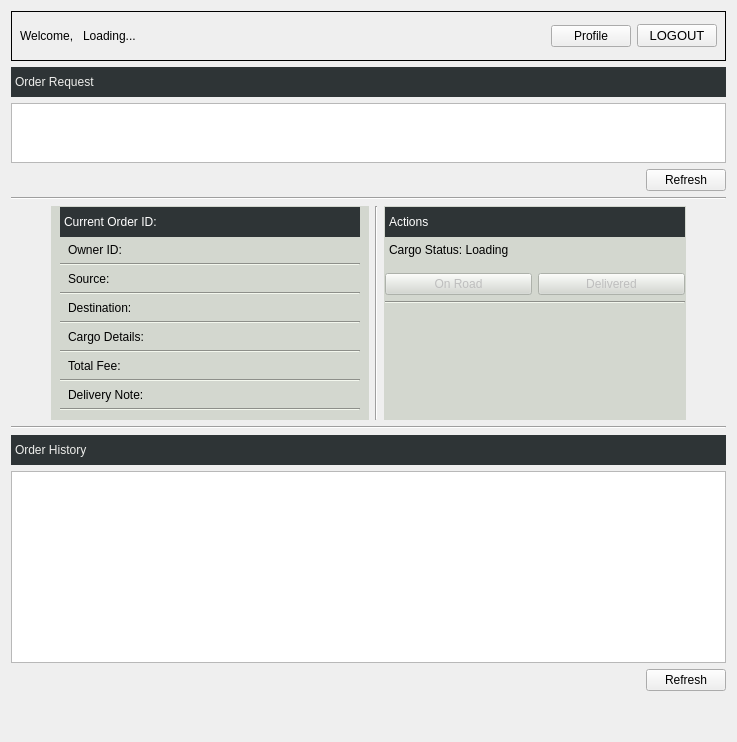
      <widget class="QWidget" name="DriverPage">
       <layout class="QVBoxLayout" name="verticalLayout_4">
        <item>
         <widget class="QWidget" name="driverTopBar" native="true">
          <property name="enabled">
           <bool>true</bool>
          </property>
          <property name="minimumSize">
           <size>
            <width>0</width>
            <height>50</height>
           </size>
          </property>
          <property name="maximumSize">
           <size>
            <width>16777215</width>
            <height>50</height>
           </size>
          </property>
          <property name="styleSheet">
           <string notr="true">#driverTopBar { border: 1px solid; }</string>
          </property>
          <layout class="QHBoxLayout" name="horizontalLayout_9">
           <item>
            <widget class="QLabel" name="label_28">
             <property name="text">
              <string>Welcome, </string>
             </property>
            </widget>
           </item>
           <item>
            <widget class="QLabel" name="driverUsername">
             <property name="text">
              <string>Loading...</string>
             </property>
            </widget>
           </item>
           <item>
            <spacer name="horizontalSpacer_16">
             <property name="orientation">
              <enum>Qt::Horizontal</enum>
             </property>
             <property name="sizeHint" stdset="0">
              <size>
               <width>40</width>
               <height>20</height>
              </size>
             </property>
            </spacer>
           </item>
           <item>
            <widget class="QPushButton" name="driverProfileButton">
             <property name="text">
              <string>Profile</string>
             </property>
            </widget>
           </item>
           <item>
            <widget class="QPushButton" name="LogoutButton_2">
             <property name="font">
              <font>
               <pointsize>10</pointsize>
              </font>
             </property>
             <property name="text">
              <string>LOGOUT</string>
             </property>
            </widget>
           </item>
          </layout>
         </widget>
        </item>
        <item>
         <widget class="QLabel" name="label_30">
          <property name="minimumSize">
           <size>
            <width>0</width>
            <height>30</height>
           </size>
          </property>
          <property name="styleSheet">
           <string notr="true">font: 14pt &quot;Ubuntu&quot;;
color: rgb(238, 238, 236);
background-color: rgb(46, 52, 54);</string>
          </property>
          <property name="text">
           <string>Order Request</string>
          </property>
          <property name="indent">
           <number>4</number>
          </property>
         </widget>
        </item>
        <item>
         <widget class="QTableView" name="orderRequestsTableView">
          <property name="maximumSize">
           <size>
            <width>16777215</width>
            <height>60</height>
           </size>
          </property>
         </widget>
        </item>
        <item>
         <layout class="QHBoxLayout" name="horizontalLayout_16">
          <property name="topMargin">
           <number>0</number>
          </property>
          <item>
           <spacer name="horizontalSpacer_24">
            <property name="orientation">
             <enum>Qt::Horizontal</enum>
            </property>
            <property name="sizeHint" stdset="0">
             <size>
              <width>40</width>
              <height>20</height>
             </size>
            </property>
           </spacer>
          </item>
          <item>
           <widget class="QPushButton" name="pushButton_8">
            <property name="text">
             <string>Refresh</string>
            </property>
           </widget>
          </item>
         </layout>
        </item>
        <item>
         <widget class="Line" name="line_10">
          <property name="orientation">
           <enum>Qt::Horizontal</enum>
          </property>
         </widget>
        </item>
        <item>
         <layout class="QHBoxLayout" name="horizontalLayout_17">
          <property name="topMargin">
           <number>0</number>
          </property>
          <item>
           <spacer name="horizontalSpacer_27">
            <property name="orientation">
             <enum>Qt::Horizontal</enum>
            </property>
            <property name="sizeHint" stdset="0">
             <size>
              <width>40</width>
              <height>20</height>
             </size>
            </property>
           </spacer>
          </item>
          <item>
           <widget class="QWidget" name="currentOrderContainer" native="true">
            <property name="styleSheet">
             <string notr="true">background-color: rgb(211, 215, 207);</string>
            </property>
            <layout class="QVBoxLayout" name="verticalLayout_26">
             <property name="spacing">
              <number>6</number>
             </property>
             <property name="sizeConstraint">
              <enum>QLayout::SetMinimumSize</enum>
             </property>
             <property name="topMargin">
              <number>1</number>
             </property>
             <item>
              <widget class="QLabel" name="driverCurrentOrderLabel">
               <property name="minimumSize">
                <size>
                 <width>300</width>
                 <height>30</height>
                </size>
               </property>
               <property name="styleSheet">
                <string notr="true">font: 75 14pt &quot;Ubuntu Condensed&quot;;
color: rgb(255, 255, 255);
background-color: rgb(46, 52, 54);</string>
               </property>
               <property name="text">
                <string>Current Order ID:</string>
               </property>
               <property name="indent">
                <number>4</number>
               </property>
              </widget>
             </item>
             <item>
              <widget class="QLabel" name="driverOwnerIDLabel">
               <property name="text">
                <string>Owner ID:</string>
               </property>
               <property name="indent">
                <number>8</number>
               </property>
              </widget>
             </item>
             <item>
              <widget class="Line" name="line_3">
               <property name="orientation">
                <enum>Qt::Horizontal</enum>
               </property>
              </widget>
             </item>
             <item>
              <widget class="QLabel" name="driverSourceLabel">
               <property name="text">
                <string>Source:</string>
               </property>
               <property name="indent">
                <number>8</number>
               </property>
              </widget>
             </item>
             <item>
              <widget class="Line" name="line_4">
               <property name="orientation">
                <enum>Qt::Horizontal</enum>
               </property>
              </widget>
             </item>
             <item>
              <widget class="QLabel" name="driverDestinationLabel">
               <property name="text">
                <string>Destination:</string>
               </property>
               <property name="indent">
                <number>8</number>
               </property>
              </widget>
             </item>
             <item>
              <widget class="Line" name="line_5">
               <property name="orientation">
                <enum>Qt::Horizontal</enum>
               </property>
              </widget>
             </item>
             <item>
              <widget class="QLabel" name="driverCargoDetailsLabel">
               <property name="text">
                <string>Cargo Details:</string>
               </property>
               <property name="indent">
                <number>8</number>
               </property>
              </widget>
             </item>
             <item>
              <widget class="Line" name="line_6">
               <property name="orientation">
                <enum>Qt::Horizontal</enum>
               </property>
              </widget>
             </item>
             <item>
              <widget class="QLabel" name="driverTotalFeeLabel">
               <property name="text">
                <string>Total Fee:</string>
               </property>
               <property name="indent">
                <number>8</number>
               </property>
              </widget>
             </item>
             <item>
              <widget class="Line" name="line_7">
               <property name="orientation">
                <enum>Qt::Horizontal</enum>
               </property>
              </widget>
             </item>
             <item>
              <widget class="QLabel" name="driverDeliveryNoteLabel">
               <property name="maximumSize">
                <size>
                 <width>470</width>
                 <height>50</height>
                </size>
               </property>
               <property name="text">
                <string>Delivery Note:</string>
               </property>
               <property name="wordWrap">
                <bool>true</bool>
               </property>
               <property name="indent">
                <number>8</number>
               </property>
              </widget>
             </item>
             <item>
              <widget class="Line" name="line_8">
               <property name="orientation">
                <enum>Qt::Horizontal</enum>
               </property>
              </widget>
             </item>
            </layout>
           </widget>
          </item>
          <item>
           <widget class="Line" name="line_9">
            <property name="orientation">
             <enum>Qt::Vertical</enum>
            </property>
           </widget>
          </item>
          <item>
           <widget class="QWidget" name="actionsContainer" native="true">
            <property name="styleSheet">
             <string notr="true">background-color: rgb(211, 215, 207);</string>
            </property>
            <layout class="QVBoxLayout" name="verticalLayout_25">
             <property name="sizeConstraint">
              <enum>QLayout::SetMinimumSize</enum>
             </property>
             <property name="leftMargin">
              <number>1</number>
             </property>
             <property name="topMargin">
              <number>1</number>
             </property>
             <property name="rightMargin">
              <number>1</number>
             </property>
             <item>
              <widget class="QLabel" name="label_32">
               <property name="minimumSize">
                <size>
                 <width>300</width>
                 <height>30</height>
                </size>
               </property>
               <property name="styleSheet">
                <string notr="true">font: 75 14pt &quot;Ubuntu Condensed&quot;;
color: rgb(255, 255, 255);
background-color: rgb(46, 52, 54);</string>
               </property>
               <property name="text">
                <string>Actions</string>
               </property>
               <property name="indent">
                <number>4</number>
               </property>
              </widget>
             </item>
             <item>
              <widget class="QLabel" name="driverCargoStatusLabel">
               <property name="text">
                <string>Cargo Status: Loading</string>
               </property>
               <property name="indent">
                <number>4</number>
               </property>
              </widget>
             </item>
             <item>
              <layout class="QHBoxLayout" name="horizontalLayout_18">
               <property name="topMargin">
                <number>10</number>
               </property>
               <item>
                <widget class="QPushButton" name="driverOnRoadButton">
                 <property name="enabled">
                  <bool>false</bool>
                 </property>
                 <property name="text">
                  <string>On Road</string>
                 </property>
                </widget>
               </item>
               <item>
                <widget class="QPushButton" name="driverDeliveredButton">
                 <property name="enabled">
                  <bool>false</bool>
                 </property>
                 <property name="text">
                  <string>Delivered</string>
                 </property>
                </widget>
               </item>
              </layout>
             </item>
             <item>
              <widget class="Line" name="line_2">
               <property name="orientation">
                <enum>Qt::Horizontal</enum>
               </property>
              </widget>
             </item>
             <item>
              <spacer name="verticalSpacer_20">
               <property name="orientation">
                <enum>Qt::Vertical</enum>
               </property>
               <property name="sizeHint" stdset="0">
                <size>
                 <width>20</width>
                 <height>40</height>
                </size>
               </property>
              </spacer>
             </item>
            </layout>
           </widget>
          </item>
          <item>
           <spacer name="horizontalSpacer_28">
            <property name="orientation">
             <enum>Qt::Horizontal</enum>
            </property>
            <property name="sizeHint" stdset="0">
             <size>
              <width>40</width>
              <height>20</height>
             </size>
            </property>
           </spacer>
          </item>
         </layout>
        </item>
        <item>
         <widget class="Line" name="line_15">
          <property name="orientation">
           <enum>Qt::Horizontal</enum>
          </property>
         </widget>
        </item>
        <item>
         <widget class="QLabel" name="label_34">
          <property name="minimumSize">
           <size>
            <width>0</width>
            <height>30</height>
           </size>
          </property>
          <property name="styleSheet">
           <string notr="true">font: 14pt &quot;Ubuntu&quot;;
color: rgb(238, 238, 236);
background-color: rgb(46, 52, 54);</string>
          </property>
          <property name="text">
           <string>Order History</string>
          </property>
          <property name="indent">
           <number>4</number>
          </property>
         </widget>
        </item>
        <item>
         <widget class="QTableView" name="driverOrderHistoryTableView"/>
        </item>
        <item>
         <layout class="QHBoxLayout" name="horizontalLayout_21">
          <property name="topMargin">
           <number>0</number>
          </property>
          <item>
           <spacer name="horizontalSpacer_26">
            <property name="orientation">
             <enum>Qt::Horizontal</enum>
            </property>
            <property name="sizeHint" stdset="0">
             <size>
              <width>40</width>
              <height>20</height>
             </size>
            </property>
           </spacer>
          </item>
          <item>
           <widget class="QPushButton" name="driverOrderHistoryRefreshButton">
            <property name="text">
             <string>Refresh</string>
            </property>
           </widget>
          </item>
         </layout>
        </item>
        <item>
         <spacer name="verticalSpacer_12">
          <property name="orientation">
           <enum>Qt::Vertical</enum>
          </property>
          <property name="sizeHint" stdset="0">
           <size>
            <width>20</width>
            <height>40</height>
           </size>
          </property>
         </spacer>
        </item>
       </layout>
      </widget>
